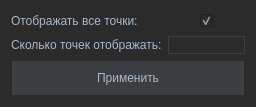
<?xml version="1.0" encoding="UTF-8"?>
<ui version="4.0">
 <class>Form</class>
 <widget class="QWidget" name="Form">
  <property name="geometry">
   <rect>
    <x>0</x>
    <y>0</y>
    <width>256</width>
    <height>104</height>
   </rect>
  </property>
  <property name="windowTitle">
   <string>Form</string>
  </property>
  <property name="styleSheet">
   <string notr="true">QWidget {
    background-color: #2b2b2b;
}

QCheckBox {
    color: #A9B7C6;
    background-color: #2B2B2B;
    padding: 3px;
}

QCheckBox::indicator {
    subcontrol-origin: margin;
    subcontrol-position: center;
    width: 13px;
    height: 13px;
}


QGroupBox {
    font: 75 12pt &quot;Segoe UI&quot;;
    color: #A9B7C6;
    border: 1px solid #434F54;
    margin-top: 10px; /* Уменьшен отступ сверху */
    padding: 10px; /* Уменьшен padding */
}

QGroupBox::title {
    subcontrol-origin: margin;
    subcontrol-position: top center;
    padding: 0 3px 0 3px;
    color: #A9B7C6;
}

PlotWidget {
    background-color: #323232;
}

QTableWidget {
    border: none;
    background-color: #323232;
    gridline-color: #3c3f41;
    color: #A9B7C6;
}

QHeaderView::section {
    background-color: #323232;
    color: #A9B7C6;
    padding: 5px;
    border-style: none;
    border-bottom: 1px solid #3c3f41;
    border-right: 1px solid #3c3f41;
}

QPushButton {
    color: #A9B7C6;
    background-color: #3C3F41;
    border: 1px solid #2B2B2B;
    padding: 10px;
}

QPushButton:hover {
    background-color: #2B2B2B;
}

QPushButton:pressed {
    background-color: #4E4E4E;
}

QLabel {
    color: #A9B7C6;
    border: none;
}

QLineEdit {
    background-color: #2B2B2B;
    color: #A9B7C6;
    border: 1px solid #3C3F41;
}

QComboBox {
    background-color: #2B2B2B;
    color: #A9B7C6;
    border: 1px solid #3C3F41;
    padding: 3px;
    min-width: 75px;
    selection-background-color: #4E4E4E;
    selection-color: #A9B7C6;
}


QComboBox QAbstractItemView {
    background-color: #2B2B2B;
    border: 1px solid #3C3F41;
    color: #A9B7C6;
    selection-background-color: #4E4E4E;
    selection-color: #A9B7C6;
}

QComboBox QAbstractItemView::item {
    height: 20px;
    padding: 2px 10px;
}

QComboBox QAbstractItemView::item:selected {
    background-color: #4E4E4E;
}

QComboBox QAbstractItemView::item:hover {
    background-color: #3C3F41;
}

QMenuBar {
    background-color: #2B2B2B;
    border-bottom: 1px solid #3C3F41;
}

QMenuBar::item {
    color: #A9B7C6;
}

QMenuBar::item:selected {
    background-color: #3C3F41;
}

QMenu {
    background-color: #2B2B2B;
    color: #A9B7C6;
    border: 1px solid #3C3F41;
}

QMenu::item:selected {
    background-color: #3C3F41;
}

QStatusBar {
    background-color: #2B2B2B;
    color: #A9B7C6;
}
</string>
  </property>
  <layout class="QGridLayout" name="gridLayout_3">
   <item row="0" column="0">
    <layout class="QGridLayout" name="gridLayout_2">
     <item row="0" column="0">
      <widget class="QLabel" name="label_check">
       <property name="text">
        <string>Отображать все точки:</string>
       </property>
      </widget>
     </item>
     <item row="0" column="1">
      <widget class="QCheckBox" name="checkBox">
       <property name="enabled">
        <bool>true</bool>
       </property>
       <property name="text">
        <string/>
       </property>
       <property name="checked">
        <bool>true</bool>
       </property>
      </widget>
     </item>
     <item row="1" column="0">
      <widget class="QLabel" name="label_count">
       <property name="text">
        <string>Сколько точек отображать:</string>
       </property>
      </widget>
     </item>
     <item row="1" column="1">
      <widget class="QLineEdit" name="lineEdit_count">
       <property name="enabled">
        <bool>false</bool>
       </property>
      </widget>
     </item>
    </layout>
   </item>
   <item row="1" column="0">
    <widget class="QPushButton" name="pushButton_apply">
     <property name="text">
      <string>Применить</string>
     </property>
    </widget>
   </item>
  </layout>
 </widget>
 <resources/>
 <connections/>
</ui>
